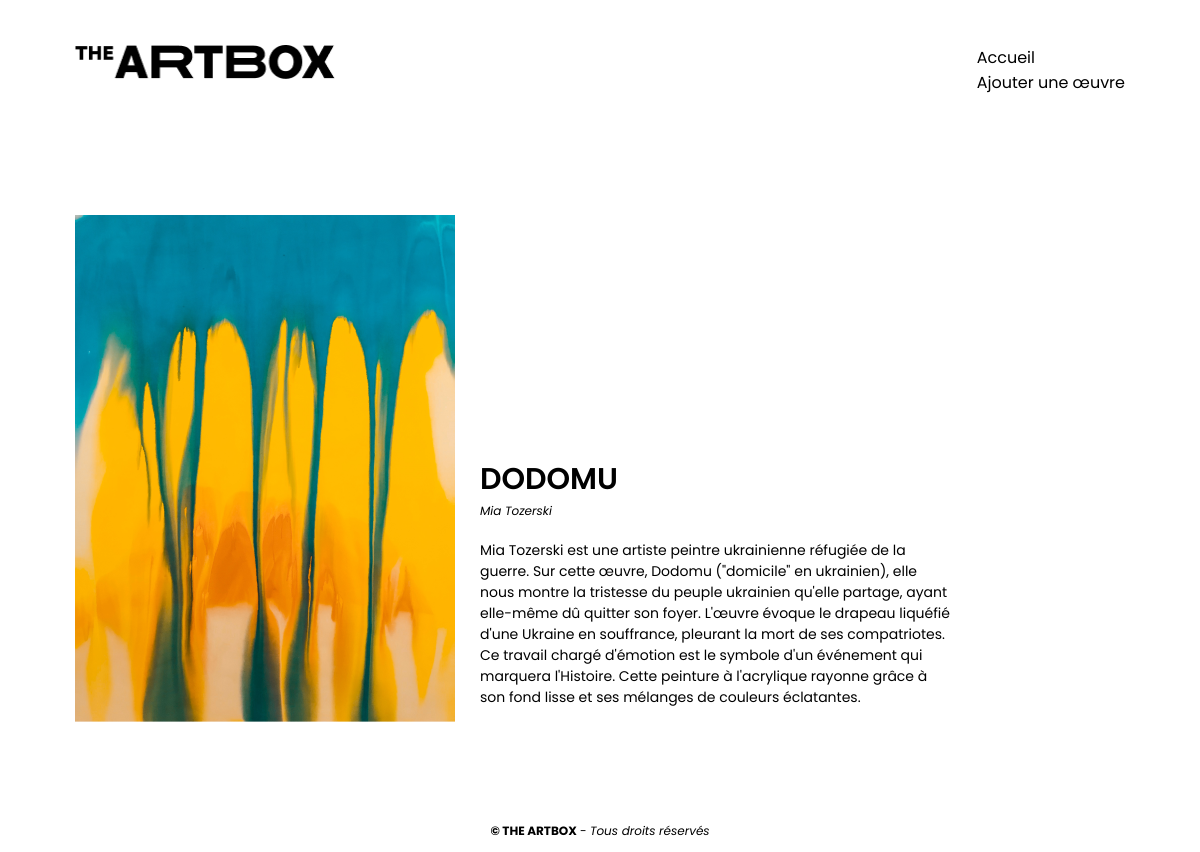
Page /artwork.php?id=1 on the committed database.
### tables this page shows
CREATE TABLE `artworks`  (
  `id` int NOT NULL AUTO_INCREMENT,
  `name` varchar(255) NOT NULL,
  `author` varchar(255) NOT NULL,
  `image` varchar(255) NOT NULL,
  `description` text NOT NULL,
  PRIMARY KEY (`id`) USING BTREE
);

### artwork.php (the view, shortened to what this page needs)
<?php
require_once './config/database.php';
if(!isset($_GET['id']))
{
    header('Location: index.php');
    exit;
} else {
    $artwork = $db->prepare("SELECT * FROM artworks WHERE id = :id");
    $artwork->execute(array('id' => $_GET['id']));
    $artwork = $artwork->fetch();
}
?>
<article id="detail-oeuvre">
    <div id="img-oeuvre">
        <img src="<?php echo htmlspecialchars($artwork['image']) ?>"
             alt="<?php echo htmlspecialchars($artwork['name']) ?>">
    </div>
    <div id="contenu-oeuvre">
        <h1><?php echo $artwork['name'] ?></h1>
        <p class="description"><?php echo htmlspecialchars($artwork['author']) ?></p>
        <p class="description-complete"><?php echo htmlspecialchars($artwork['description']) ?></p>
    </div>
</article>

### assets/css/style.css (style rules this page uses)
html, body { margin: 0; }
* { box-sizing: border-box; font-family: 'Poppins', sans-serif; }
a { text-decoration: none; color: inherit; }
header { display: flex; justify-content: space-between; max-width: 1080px; margin: auto; padding: 45px 15px; }
#logo { width: 260px; }
header ul { list-style: none; padding: 0; margin: 0; }
main { max-width: 1080px; margin: auto; }
footer { text-align: center; font-size: 12px; }
.oeuvre h2, #detail-oeuvre h1 { text-transform: uppercase; margin-top: 0; margin-bottom: 0; font-weight: 600; font-size: 30px; }
.oeuvre .description, #detail-oeuvre .description { font-style: italic; margin-top: 0; font-size: 12px; margin-bottom: 20px; }
#detail-oeuvre { display: flex; flex-wrap: wrap; align-items: end; margin-bottom: 100px; margin-top: 75px; font-size: 14px; padding: 0 15px; }
#img-oeuvre { margin-right: 25px; }
#img-oeuvre img { max-width: 470px; margin: auto; display: block; }
#contenu-oeuvre { max-width: 470px; }

### rows in the picture
artworks: image (picture), name "DODOMU", author "Mia Tozerski", description "Mia Tozerski est une artiste peintre ukrainienne réfugiée de la guerre. Sur cette œuvre, Dodomu (\"domicile\" en ukrainien), elle nous montre la tristesse du peuple ukrainien qu'elle partage, ayant elle-même dû quitter son foyer. L'œuvre évoque le drapeau liquéfié d'une Ukraine en souffrance, pleurant la mort de ses compatriotes. Ce travail chargé d'émotion est le symbole d'un événement qui marquera l'Histoire. Cette peinture à l'acrylique rayonne grâce à son fond lisse et ses mélanges de couleurs éclatantes."
